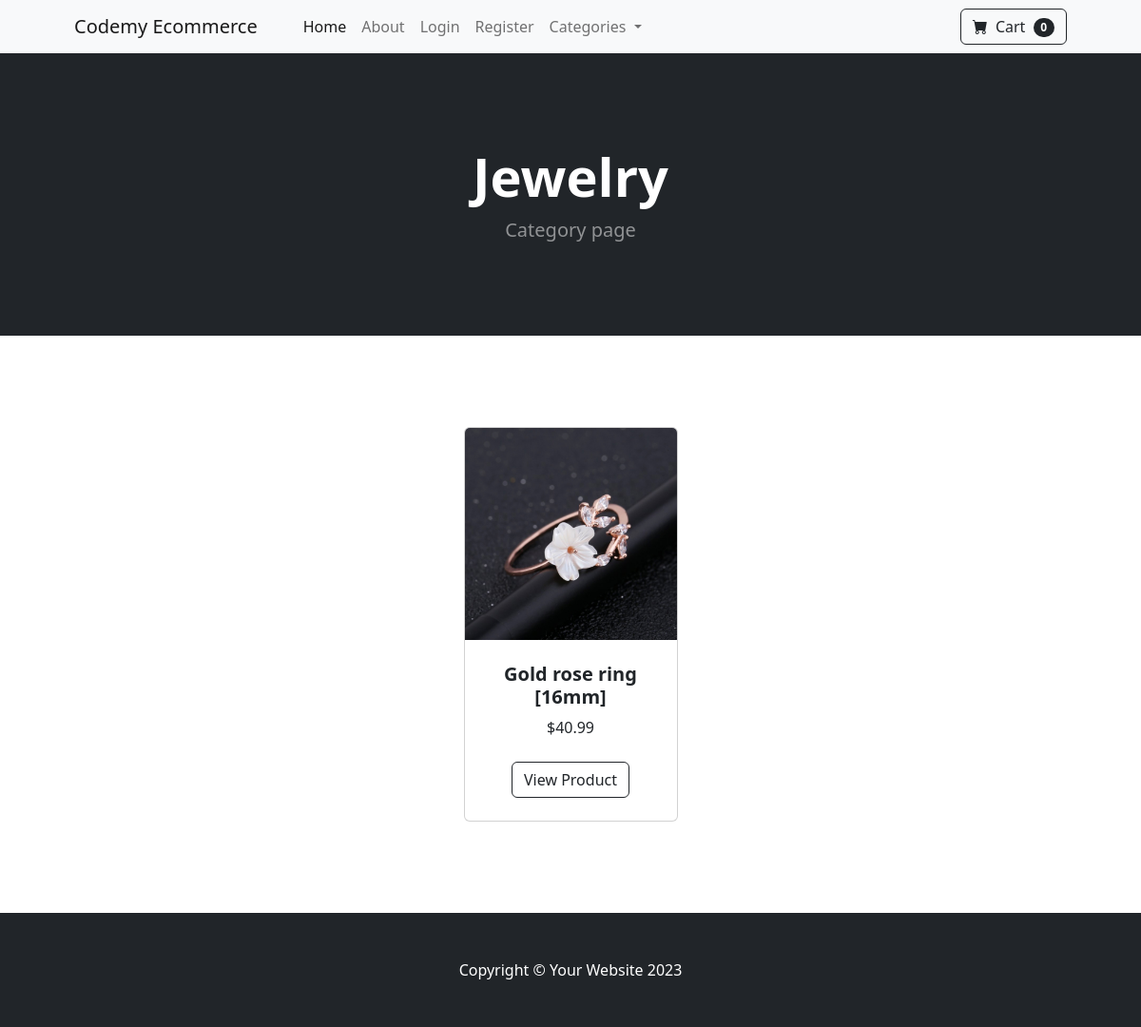
The app's page /category/Jewelry with its own data.
### store/models.py (models this page shows, shortened)
class Category(models.Model):
	name = models.CharField(max_length=50)
	def __str__(self):
		return self.name
	class Meta:
		verbose_name_plural = 'categories'

class Product(models.Model):
	name = models.CharField(max_length=100)
	price = models.DecimalField(default=0, decimal_places=2, max_digits=6)
	category = models.ForeignKey(Category, on_delete=models.CASCADE, default=1)
	description = models.CharField(max_length=250, default='', blank=True, null=True)
	image = models.ImageField(upload_to='uploads/product/')
	is_sale = models.BooleanField(default=False)
	sale_price = models.DecimalField(default=0, decimal_places=2, max_digits=6)

### store/views.py (the view)
# urls.py: path('category/<str:foo>', views.category, name='category'),
def category(request, foo):
    foo = foo.replace('-', ' ')
    try:
        category = Category.objects.get(name=foo)
        products = Product.objects.filter(category=category)
        return render(request, 'category.html', {'products': products, 'category': category})
    except:
        messages.success(request, 'that category does not exist')
        redirect('home')

### cart/cart.py (called while the page is built)
  def __len__(self):
    return len(self.cart)

### cart/context_processors.py (called while the page is built)
def cart(request):
	return {'cart': Cart(request)}

### store/templates/category.html
{% extends 'base.html' %}
{% load static %}
{% block content %}
<header class="bg-dark py-5">
  <div class="container px-4 px-lg-5 my-5">
    <div class="text-center text-white">
      <h1 class="display-4 fw-bolder"> {{ category }} </h1>
      <p class="lead fw-normal text-white-50 mb-0"> Category page </p>
    </div>
  </div>
</header>
<section class="py-5">
  <div class="container px-4 px-lg-5 mt-5">
    <div class="row gx-4 gx-lg-5 row-cols-2 row-cols-md-3 row-cols-xl-4 justify-content-center">
			{% for product in products %}
      {% if product.is_sale %}
      <div class="col mb-5">
        <div class="card h-100">
          <div class="badge bg-dark text-white position-absolute" style="top: 0.5rem; right: 0.5rem">Sale</div>
          <img class="card-img-top" src="{{ product.image.url }}" alt="..." />
          <div class="card-body p-4">
            <div class="text-center">
              <h5 class="fw-bolder">{{ product.name }}</h5>
							<div class="d-flex justify-content-center small text-warning mb-2">
								<div class="bi-star-fill"></div>
								&nbsp;&nbsp;Sale!&nbsp;&nbsp;
								<div class="bi-star-fill"></div>
							</div>
              <strike>
                ${{ product.price }}
              </strike>
              &nbsp;
              ${{ product.sale_price }}
            </div>
          </div>
          <div class="card-footer p-4 pt-0 border-top-0 bg-transparent">
						<div class="text-center">
							<a class="btn btn-outline-dark mt-auto" href="{% url 'product' product.id %}">View Product</a>
						</div>
          </div>
        </div>
      </div>
      {% else %}
      <div class="col mb-5">
        <div class="card h-100">
          <img class="card-img-top" src="{{ product.image.url }}" alt="..." />
          <div class="card-body p-4">
            <div class="text-center">
              <h5 class="fw-bolder">{{ product.name }}</h5>
              ${{ product.price }}
            </div>
          </div>
          <div class="card-footer p-4 pt-0 border-top-0 bg-transparent">
						<div class="text-center"><a class="btn btn-outline-dark mt-auto" href="{% url 'product' product.id %}">View Product</a></div>
          </div>
        </div>
      </div>
      {% endif %}
      {% endfor %}
		</div>
</section>
{% endblock %}

### records on screen
Category: name "Jewelry"
Product: image (picture), name "Gold rose ring [16mm]", price "40.99"

### other values on screen
{{ cart|length }} "0"
